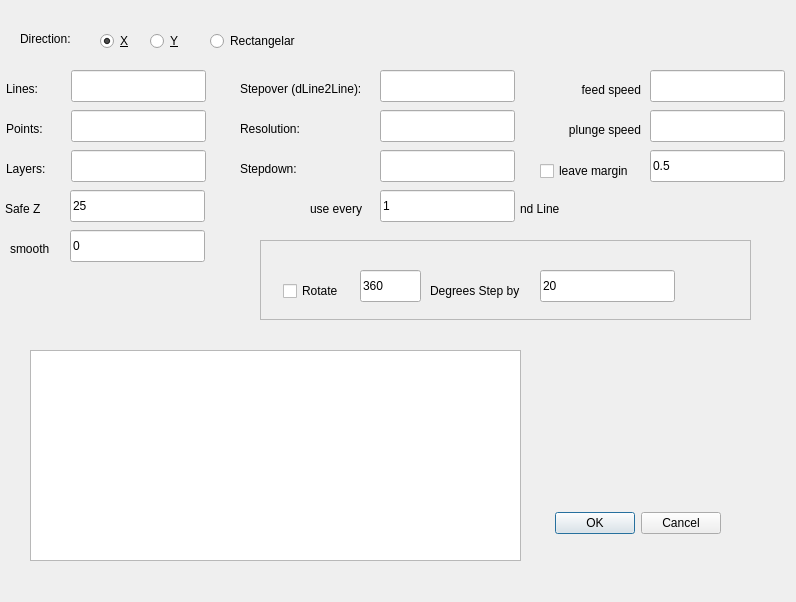
<?xml version="1.0" encoding="UTF-8"?>
<ui version="4.0">
 <class>SimpleCutterDialog</class>
 <widget class="QDialog" name="SimpleCutterDialog">
  <property name="windowModality">
   <enum>Qt::ApplicationModal</enum>
  </property>
  <property name="geometry">
   <rect>
    <x>0</x>
    <y>0</y>
    <width>796</width>
    <height>602</height>
   </rect>
  </property>
  <property name="windowTitle">
   <string>Dialog</string>
  </property>
  <property name="windowIcon">
   <iconset resource="pycam.qrc">
    <normaloff>:/pycam/icons/logo_16px.png</normaloff>:/pycam/icons/logo_16px.png</iconset>
  </property>
  <property name="modal">
   <bool>true</bool>
  </property>
  <widget class="QLabel" name="label_2">
   <property name="geometry">
    <rect>
     <x>20</x>
     <y>30</y>
     <width>59</width>
     <height>18</height>
    </rect>
   </property>
   <property name="text">
    <string>Direction:</string>
   </property>
  </widget>
  <widget class="QRadioButton" name="radioButton_xdir">
   <property name="geometry">
    <rect>
     <x>100</x>
     <y>30</y>
     <width>36</width>
     <height>22</height>
    </rect>
   </property>
   <property name="text">
    <string>&amp;X</string>
   </property>
   <property name="checked">
    <bool>true</bool>
   </property>
  </widget>
  <widget class="QRadioButton" name="radioButton_ydir">
   <property name="geometry">
    <rect>
     <x>150</x>
     <y>30</y>
     <width>37</width>
     <height>22</height>
    </rect>
   </property>
   <property name="text">
    <string>&amp;Y</string>
   </property>
  </widget>
  <widget class="QLabel" name="label_4">
   <property name="geometry">
    <rect>
     <x>6</x>
     <y>80</y>
     <width>36</width>
     <height>18</height>
    </rect>
   </property>
   <property name="text">
    <string>Lines:</string>
   </property>
  </widget>
  <widget class="QLineEdit" name="lineEdit_lines">
   <property name="geometry">
    <rect>
     <x>71</x>
     <y>70</y>
     <width>135</width>
     <height>32</height>
    </rect>
   </property>
  </widget>
  <widget class="QLabel" name="label_5">
   <property name="geometry">
    <rect>
     <x>240</x>
     <y>80</y>
     <width>136</width>
     <height>18</height>
    </rect>
   </property>
   <property name="text">
    <string>Stepover (dLine2Line):</string>
   </property>
  </widget>
  <widget class="QLineEdit" name="le_stepover">
   <property name="geometry">
    <rect>
     <x>380</x>
     <y>70</y>
     <width>135</width>
     <height>32</height>
    </rect>
   </property>
  </widget>
  <widget class="QLabel" name="label_3">
   <property name="geometry">
    <rect>
     <x>6</x>
     <y>120</y>
     <width>42</width>
     <height>18</height>
    </rect>
   </property>
   <property name="text">
    <string>Points:</string>
   </property>
  </widget>
  <widget class="QLineEdit" name="lineEdit_points">
   <property name="geometry">
    <rect>
     <x>71</x>
     <y>110</y>
     <width>135</width>
     <height>32</height>
    </rect>
   </property>
  </widget>
  <widget class="QLabel" name="label_6">
   <property name="geometry">
    <rect>
     <x>240</x>
     <y>120</y>
     <width>69</width>
     <height>18</height>
    </rect>
   </property>
   <property name="text">
    <string>Resolution:</string>
   </property>
  </widget>
  <widget class="QLineEdit" name="le_resolution">
   <property name="geometry">
    <rect>
     <x>380</x>
     <y>110</y>
     <width>135</width>
     <height>32</height>
    </rect>
   </property>
  </widget>
  <widget class="QLabel" name="label">
   <property name="geometry">
    <rect>
     <x>6</x>
     <y>160</y>
     <width>44</width>
     <height>18</height>
    </rect>
   </property>
   <property name="text">
    <string>Layers:</string>
   </property>
  </widget>
  <widget class="QLineEdit" name="lineEdit_layers">
   <property name="geometry">
    <rect>
     <x>71</x>
     <y>150</y>
     <width>135</width>
     <height>32</height>
    </rect>
   </property>
  </widget>
  <widget class="QLabel" name="label_7">
   <property name="geometry">
    <rect>
     <x>240</x>
     <y>160</y>
     <width>65</width>
     <height>18</height>
    </rect>
   </property>
   <property name="text">
    <string>Stepdown:</string>
   </property>
  </widget>
  <widget class="QLineEdit" name="le_stepdown">
   <property name="geometry">
    <rect>
     <x>380</x>
     <y>150</y>
     <width>135</width>
     <height>32</height>
    </rect>
   </property>
  </widget>
  <widget class="QDialogButtonBox" name="buttonBox">
   <property name="geometry">
    <rect>
     <x>547</x>
     <y>506</y>
     <width>174</width>
     <height>34</height>
    </rect>
   </property>
   <property name="orientation">
    <enum>Qt::Horizontal</enum>
   </property>
   <property name="standardButtons">
    <set>QDialogButtonBox::Cancel|QDialogButtonBox::Ok</set>
   </property>
  </widget>
  <widget class="QFrame" name="frame">
   <property name="geometry">
    <rect>
     <x>260</x>
     <y>240</y>
     <width>491</width>
     <height>80</height>
    </rect>
   </property>
   <property name="frameShape">
    <enum>QFrame::StyledPanel</enum>
   </property>
   <property name="frameShadow">
    <enum>QFrame::Raised</enum>
   </property>
   <widget class="QCheckBox" name="checkBoxRotate">
    <property name="geometry">
     <rect>
      <x>23</x>
      <y>40</y>
      <width>71</width>
      <height>22</height>
     </rect>
    </property>
    <property name="text">
     <string>Rotate</string>
    </property>
   </widget>
   <widget class="QLineEdit" name="leStepDegrees">
    <property name="geometry">
     <rect>
      <x>280</x>
      <y>30</y>
      <width>135</width>
      <height>32</height>
     </rect>
    </property>
    <property name="text">
     <string>20</string>
    </property>
   </widget>
   <widget class="QLineEdit" name="leRotateDegrees">
    <property name="geometry">
     <rect>
      <x>100</x>
      <y>30</y>
      <width>61</width>
      <height>32</height>
     </rect>
    </property>
    <property name="text">
     <string>360</string>
    </property>
   </widget>
   <widget class="QLabel" name="label_8">
    <property name="geometry">
     <rect>
      <x>170</x>
      <y>40</y>
      <width>111</width>
      <height>21</height>
     </rect>
    </property>
    <property name="text">
     <string>Degrees Step by</string>
    </property>
   </widget>
  </widget>
  <widget class="QTextEdit" name="textEditStatus">
   <property name="geometry">
    <rect>
     <x>30</x>
     <y>350</y>
     <width>491</width>
     <height>211</height>
    </rect>
   </property>
  </widget>
  <widget class="QLabel" name="label_9">
   <property name="geometry">
    <rect>
     <x>5</x>
     <y>200</y>
     <width>44</width>
     <height>18</height>
    </rect>
   </property>
   <property name="text">
    <string>Safe Z</string>
   </property>
  </widget>
  <widget class="QLineEdit" name="le_SafeZ">
   <property name="geometry">
    <rect>
     <x>70</x>
     <y>190</y>
     <width>135</width>
     <height>32</height>
    </rect>
   </property>
   <property name="text">
    <string>25</string>
   </property>
  </widget>
  <widget class="QLabel" name="label_10">
   <property name="geometry">
    <rect>
     <x>550</x>
     <y>120</y>
     <width>91</width>
     <height>20</height>
    </rect>
   </property>
   <property name="text">
    <string>plunge speed</string>
   </property>
   <property name="alignment">
    <set>Qt::AlignRight|Qt::AlignTrailing|Qt::AlignVCenter</set>
   </property>
  </widget>
  <widget class="QLineEdit" name="leFeedSpeed">
   <property name="geometry">
    <rect>
     <x>650</x>
     <y>70</y>
     <width>135</width>
     <height>32</height>
    </rect>
   </property>
  </widget>
  <widget class="QLabel" name="label_11">
   <property name="geometry">
    <rect>
     <x>560</x>
     <y>80</y>
     <width>81</width>
     <height>20</height>
    </rect>
   </property>
   <property name="text">
    <string>feed speed</string>
   </property>
   <property name="alignment">
    <set>Qt::AlignRight|Qt::AlignTrailing|Qt::AlignVCenter</set>
   </property>
  </widget>
  <widget class="QLineEdit" name="lePlungeSpeed">
   <property name="geometry">
    <rect>
     <x>650</x>
     <y>110</y>
     <width>135</width>
     <height>32</height>
    </rect>
   </property>
  </widget>
  <widget class="QCheckBox" name="cbLeaveMargin">
   <property name="geometry">
    <rect>
     <x>540</x>
     <y>160</y>
     <width>111</width>
     <height>22</height>
    </rect>
   </property>
   <property name="text">
    <string>leave margin</string>
   </property>
  </widget>
  <widget class="QLineEdit" name="leMargin">
   <property name="geometry">
    <rect>
     <x>650</x>
     <y>150</y>
     <width>135</width>
     <height>32</height>
    </rect>
   </property>
   <property name="text">
    <string>0.5</string>
   </property>
   <property name="placeholderText">
    <string>.5</string>
   </property>
  </widget>
  <widget class="QLabel" name="label_12">
   <property name="geometry">
    <rect>
     <x>310</x>
     <y>200</y>
     <width>61</width>
     <height>18</height>
    </rect>
   </property>
   <property name="text">
    <string>use every</string>
   </property>
  </widget>
  <widget class="QLineEdit" name="leUseLine">
   <property name="geometry">
    <rect>
     <x>380</x>
     <y>190</y>
     <width>135</width>
     <height>32</height>
    </rect>
   </property>
   <property name="text">
    <string>1</string>
   </property>
  </widget>
  <widget class="QLabel" name="lblUseline">
   <property name="geometry">
    <rect>
     <x>520</x>
     <y>200</y>
     <width>61</width>
     <height>18</height>
    </rect>
   </property>
   <property name="text">
    <string>nd Line</string>
   </property>
  </widget>
  <widget class="QLineEdit" name="leSmooth">
   <property name="geometry">
    <rect>
     <x>70</x>
     <y>230</y>
     <width>135</width>
     <height>32</height>
    </rect>
   </property>
   <property name="text">
    <string>0</string>
   </property>
  </widget>
  <widget class="QLabel" name="label_13">
   <property name="geometry">
    <rect>
     <x>10</x>
     <y>240</y>
     <width>51</width>
     <height>18</height>
    </rect>
   </property>
   <property name="text">
    <string>smooth</string>
   </property>
  </widget>
  <widget class="QRadioButton" name="rbRect">
   <property name="geometry">
    <rect>
     <x>210</x>
     <y>30</y>
     <width>105</width>
     <height>22</height>
    </rect>
   </property>
   <property name="text">
    <string>Rectangelar</string>
   </property>
   <property name="checked">
    <bool>false</bool>
   </property>
  </widget>
 </widget>
 <resources>
  <include location="pycam.qrc"/>
 </resources>
 <connections>
  <connection>
   <sender>buttonBox</sender>
   <signal>accepted()</signal>
   <receiver>SimpleCutterDialog</receiver>
   <slot>accept()</slot>
   <hints>
    <hint type="sourcelabel">
     <x>248</x>
     <y>254</y>
    </hint>
    <hint type="destinationlabel">
     <x>157</x>
     <y>274</y>
    </hint>
   </hints>
  </connection>
  <connection>
   <sender>buttonBox</sender>
   <signal>rejected()</signal>
   <receiver>SimpleCutterDialog</receiver>
   <slot>reject()</slot>
   <hints>
    <hint type="sourcelabel">
     <x>316</x>
     <y>260</y>
    </hint>
    <hint type="destinationlabel">
     <x>286</x>
     <y>274</y>
    </hint>
   </hints>
  </connection>
 </connections>
</ui>
